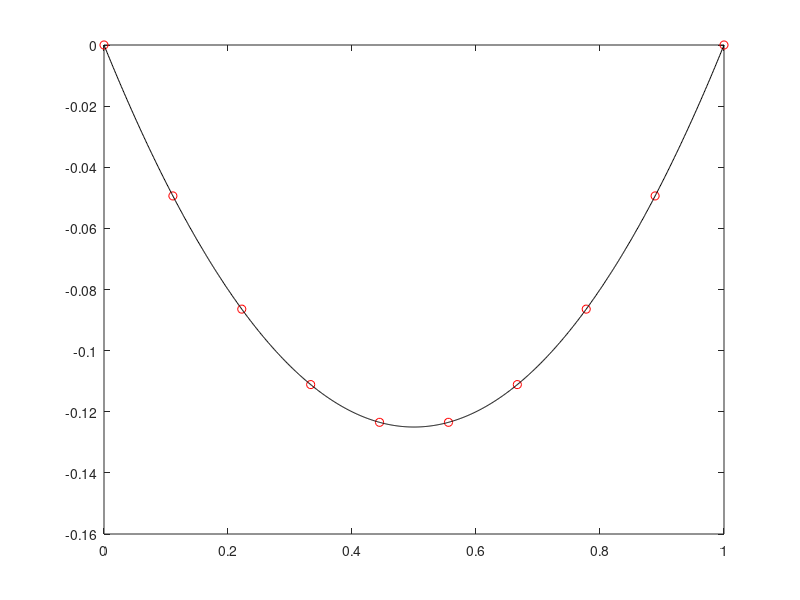

MATLAB code for this plot:
% Solving of 1D Poisson equation
% d2PHI/dx2 = 1
% with finte differences

% Clearing figures and memory 
clf
clear all


% 1. Define numericla model
xsize = 1; % Horizontal size of the model, unit m (meters)
Nx = 10; % Number of points
dx = xsize/(Nx-1); % Horizontal step size, m
x = 0:dx:xsize; % Coordinates of points, m

% 2. Difine matrixes L() and R()
L = sparse(Nx,Nx); % left hand side coefficients 
% We generate lots of zeros, function sparse makes zeros not to be stored in memory
R = zeros(Nx,1); % Right hand sides of equations

% 3. Compose matrixes
% Loop through grid points
for j = 1:1:Nx
    % Decide which equation to discretize
    if(j == 1 || j == Nx)
        % Boundary condition equation PHI = 0
        % 1*PHI(j) = 0
        L(j,j) = 1; % Left hand side
        R(j,1) = 0; % Right hand side
    else 
        % Internal points: Poisson equation should be solved
        % d2PHI/dx2 = 1
        %
        % --- PHI(j-1)---PHI(j)---PHI(j+1)
        %
        % (PHI(j-1)-2*PHI(j)+PHI(j+1))/dx^2 = 1
        %
        % Left hand side
        L(j,j-1) = 1/dx^2; % PHI(j-1)
        L(j,j) = -2/dx^2; % PHI(j)
        L(j,j+1) = 1/dx^2; % PHI(j+1)
        % Right hand side
        R(j,1) = 1; 
    end
end

% 4. Solve matrixes
PHI = L \ R;

% 5. Volsualise solution

figure(1)
plot(x,PHI,'or') % 'or' means circle & red

hold on
Nxa = 1001; % Analytical model resolution
dxa = xsize/(Nxa - 1); % Analytical model step, m
xa = 0:dxa:xsize; % coordinates of analytical points
PHIa =  xa .^ 2/2 - xsize/2 .* xa; % integral of d2PHI/dx2 = 1

plot(xa, PHIa, '-k')



